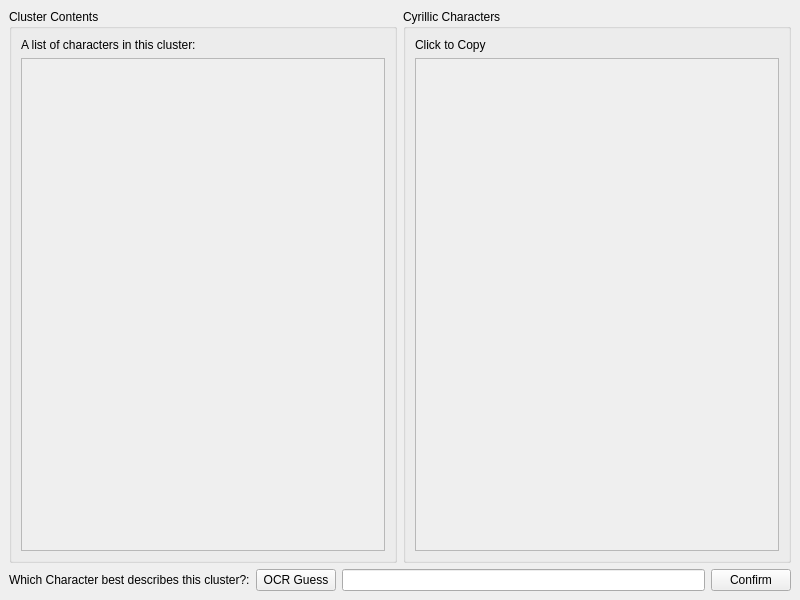
<?xml version="1.0" encoding="UTF-8"?>
<ui version="4.0">
 <class>MainWindow</class>
 <widget class="QMainWindow" name="MainWindow">
  <property name="geometry">
   <rect>
    <x>0</x>
    <y>0</y>
    <width>800</width>
    <height>600</height>
   </rect>
  </property>
  <property name="windowTitle">
   <string>MainWindow</string>
  </property>
  <widget class="QWidget" name="centralwidget">
   <layout class="QVBoxLayout" name="verticalLayout">
    <item>
     <layout class="QHBoxLayout" name="horizontalLayout_2">
      <item>
       <widget class="QGroupBox" name="gbxSubpics">
        <property name="title">
         <string>Cluster Contents</string>
        </property>
        <layout class="QVBoxLayout" name="verticalLayout_2">
         <item>
          <widget class="QLabel" name="label_2">
           <property name="text">
            <string>A list of characters in this cluster:</string>
           </property>
          </widget>
         </item>
         <item>
          <widget class="QScrollArea" name="saCluster">
           <property name="widgetResizable">
            <bool>true</bool>
           </property>
           <widget class="QWidget" name="scrollAreaWidgetContents">
            <property name="geometry">
             <rect>
              <x>0</x>
              <y>0</y>
              <width>361</width>
              <height>478</height>
             </rect>
            </property>
           </widget>
          </widget>
         </item>
        </layout>
       </widget>
      </item>
      <item>
       <widget class="QGroupBox" name="gbxChars">
        <property name="title">
         <string>Cyrillic Characters</string>
        </property>
        <layout class="QVBoxLayout" name="verticalLayout_3">
         <item>
          <widget class="QLabel" name="label">
           <property name="text">
            <string>Click to Copy</string>
           </property>
          </widget>
         </item>
         <item>
          <widget class="QScrollArea" name="saChars">
           <property name="widgetResizable">
            <bool>true</bool>
           </property>
           <widget class="QWidget" name="scrollAreaWidgetContents_2">
            <property name="geometry">
             <rect>
              <x>0</x>
              <y>0</y>
              <width>361</width>
              <height>478</height>
             </rect>
            </property>
           </widget>
          </widget>
         </item>
        </layout>
       </widget>
      </item>
     </layout>
    </item>
    <item>
     <layout class="QHBoxLayout" name="horizontalLayout">
      <item>
       <widget class="QLabel" name="lblChar">
        <property name="text">
         <string>Which Character best describes this cluster?:</string>
        </property>
       </widget>
      </item>
      <item>
       <widget class="QPushButton" name="btnGuess">
        <property name="text">
         <string>OCR Guess</string>
        </property>
       </widget>
      </item>
      <item>
       <widget class="QLineEdit" name="edtChar"/>
      </item>
      <item>
       <widget class="QPushButton" name="btnConfirm">
        <property name="text">
         <string>Confirm</string>
        </property>
       </widget>
      </item>
     </layout>
    </item>
   </layout>
  </widget>
 </widget>
 <resources/>
 <connections/>
</ui>
